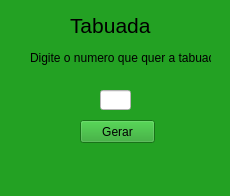
<?xml version="1.0" encoding="UTF-8"?>
<ui version="4.0">
 <class>MainWindow</class>
 <widget class="QMainWindow" name="MainWindow">
  <property name="geometry">
   <rect>
    <x>0</x>
    <y>0</y>
    <width>230</width>
    <height>196</height>
   </rect>
  </property>
  <property name="windowTitle">
   <string>MainWindow</string>
  </property>
  <property name="styleSheet">
   <string notr="true">background-color:#23a123;</string>
  </property>
  <widget class="QWidget" name="centralwidget">
   <widget class="QLabel" name="label">
    <property name="geometry">
     <rect>
      <x>70</x>
      <y>10</y>
      <width>81</width>
      <height>31</height>
     </rect>
    </property>
    <property name="font">
     <font>
      <pointsize>16</pointsize>
     </font>
    </property>
    <property name="text">
     <string>Tabuada</string>
    </property>
   </widget>
   <widget class="QLineEdit" name="lineEdit">
    <property name="geometry">
     <rect>
      <x>100</x>
      <y>90</y>
      <width>31</width>
      <height>20</height>
     </rect>
    </property>
    <property name="styleSheet">
     <string notr="true">background-color:#ffffff;</string>
    </property>
   </widget>
   <widget class="QLabel" name="label_3">
    <property name="geometry">
     <rect>
      <x>30</x>
      <y>50</y>
      <width>181</width>
      <height>16</height>
     </rect>
    </property>
    <property name="text">
     <string>Digite o numero que quer a tabuada:</string>
    </property>
   </widget>
   <widget class="QPushButton" name="pushButton">
    <property name="geometry">
     <rect>
      <x>80</x>
      <y>120</y>
      <width>75</width>
      <height>23</height>
     </rect>
    </property>
    <property name="text">
     <string>Gerar</string>
    </property>
   </widget>
  </widget>
  <widget class="QMenuBar" name="menubar">
   <property name="geometry">
    <rect>
     <x>0</x>
     <y>0</y>
     <width>230</width>
     <height>21</height>
    </rect>
   </property>
  </widget>
  <widget class="QStatusBar" name="statusbar"/>
 </widget>
 <resources/>
 <connections/>
</ui>
